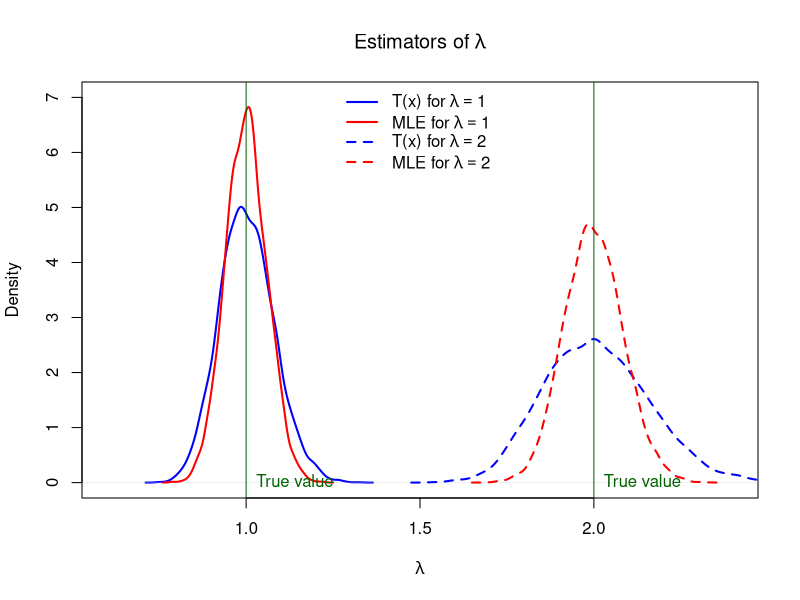
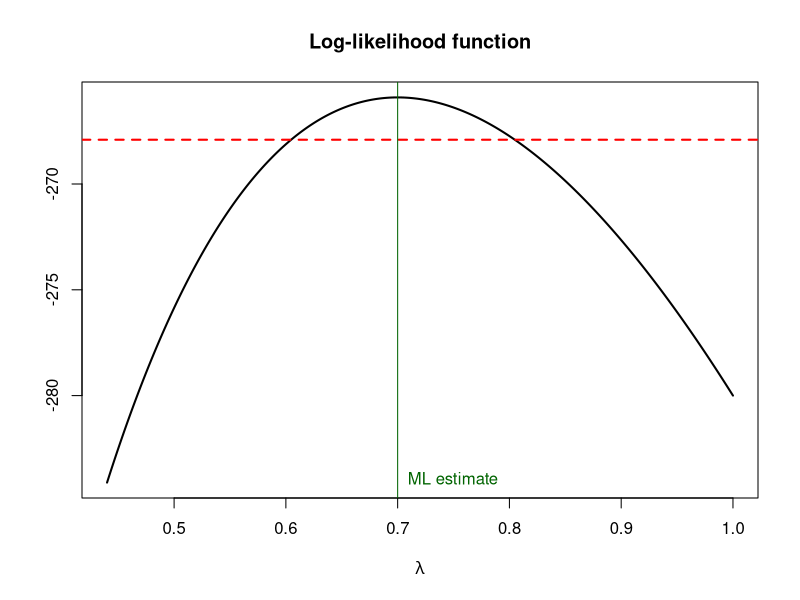

Recreate these plots in R, in order.
## ---- chunk 1
x <- c(144,91,32,11,2,0)
xobs <- rep(0:5, x)
## ---- chunk 2
N <- 10000
# T(X) estimates
samples1 <- sapply(1:N, function(i) -log(mean(rpois(280, lambda=1)==0)))
samples2 <- sapply(1:N, function(i) -log(mean(rpois(280, lambda=2)==0)))
# Maximum likelihood estimates
samples1.mle <- sapply(1:N, function(i) mean(rpois(280, lambda=1)))
samples2.mle <- sapply(1:N, function(i) mean(rpois(280, lambda=2)))
plot(density(samples1), main=expression("Estimators of"~lambda), col='blue', 
     xlab=expression(lambda), lty=1, lwd=2, xlim=c(0.6,2.4), ylim=c(0,7))
lines(density(samples2), lty=2, col='blue', lwd=2)
lines(density(samples1.mle), lty=1, col='red', lwd=2)
lines(density(samples2.mle), lty=2, col='red', lwd=2)
abline(v=1, col='darkgreen')
abline(v=2, col='darkgreen')
text(x=1, y=0, label="True value", pos=4, col='darkgreen')
text(x=2, y=0, label="True value", pos=4, col='darkgreen')
legend('top', legend=c(expression("T(x) for"~lambda==1), 
                       expression('MLE for'~lambda==1), 
                       expression("T(x) for"~lambda==2), 
                       expression('MLE for'~lambda==2)),
       lty=c(1,1,2,2), lwd=rep(2,4), col=c('blue', 'red', 'blue', 'red'), pch=NA, bty='n')
## ---- chunk 3
# Write a function ell which computes the log-likelihood
ell <- function(lambda){
   stopifnot(all(lambda>0))
   -length(xobs)*lambda + sum(xobs)*log(lambda)}
## ---- chunk 4
ell.optim <- optim(par=0.1, fn=ell, control=list(fnscale=-1), method="L-BFGS-B")
ell.optim
## ---- chunk 5
lambda.opt <- ell.optim$par
Ihat <- 1/lambda.opt
n <- length(xobs)
L.opt <- lambda.opt - qnorm(1-0.025)/sqrt(n*Ihat)
U.opt <- lambda.opt + qnorm(1-0.025)/sqrt(n*Ihat)
round(c(L=L.opt, U=U.opt), 3)
## ---- chunk 6
lambda.mle <- 0.70
lambdas <- seq(from=0.44, to=1.0, length=10001)
# Plot the log-likelihood function
plot(lambdas, ell(lambdas), type='l', lwd=2, main='Log-likelihood function', 
     xlab=expression(lambda), ylab="")
# Locate the 95% CI
abline(h=ell(lambda.mle)-2, lty=2, lwd=2, col='red')
# Plot the ML estimate
abline(v=lambda.mle, col='darkgreen')
text(x=0.7, y=-284, label="ML estimate", pos=4, col='darkgreen')
